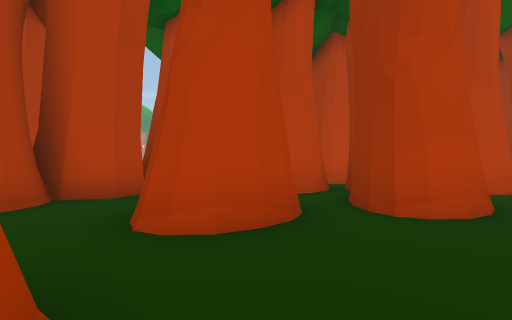
view 1 (above)

24 first-person views from a walk through a Unity game level. The camera is 1.4 m above the floor, looks level and sees 90° across. The floor is counted in squares, 2 m on a side. Each view is taken from the middle of a square. On the plan, view 1 faces up. The plan holds only what a view shows up to about 9 squares ahead; the rest is blank. The place goes on beyond the plan. Some surface patterns are stand-ins.

view 2
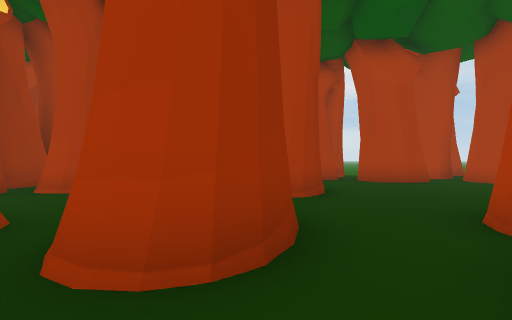

view 3
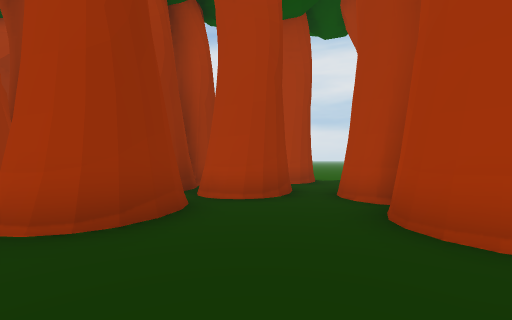

view 4
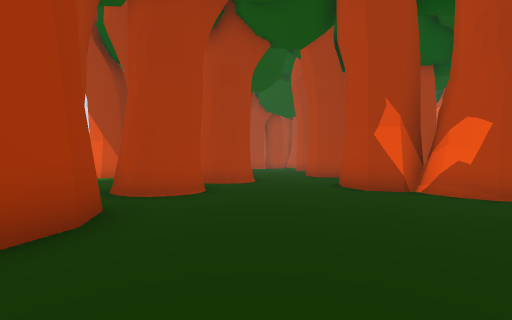

view 5
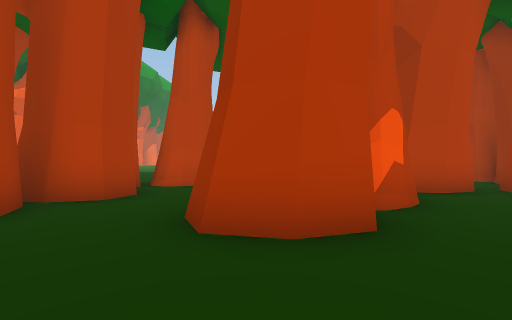

view 6
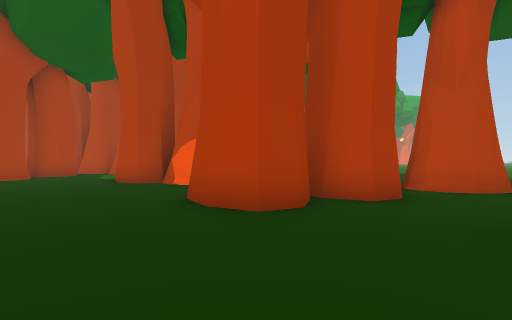

view 7
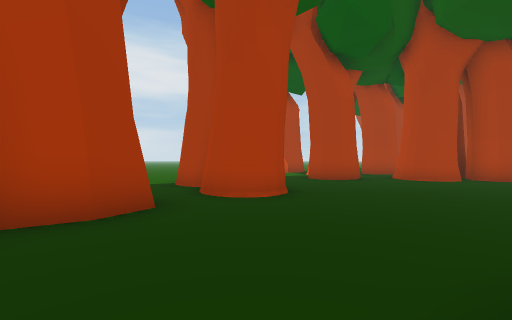

view 8
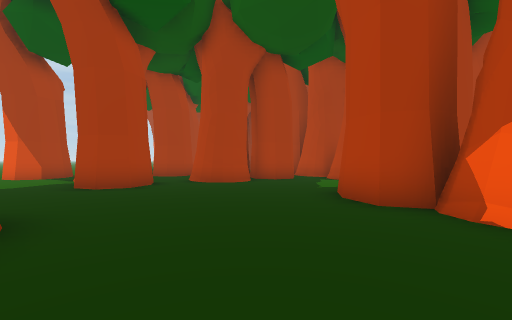

view 9
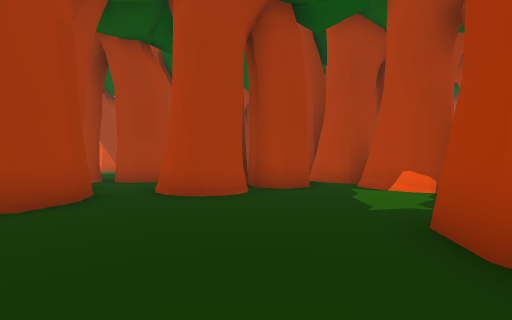

view 10
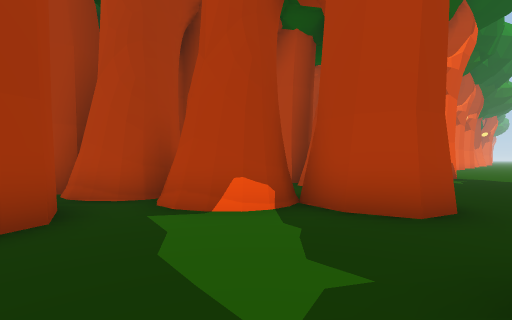

view 11
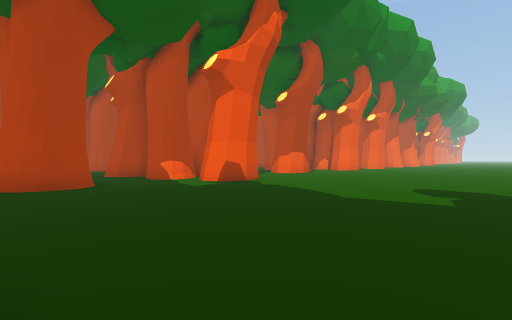

view 12
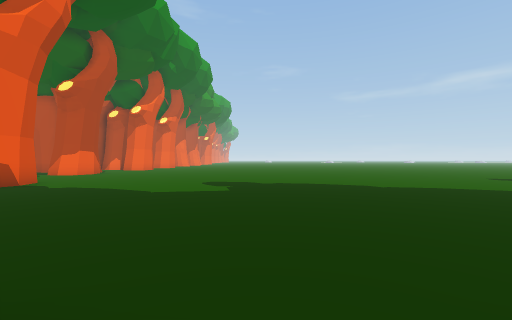

view 13
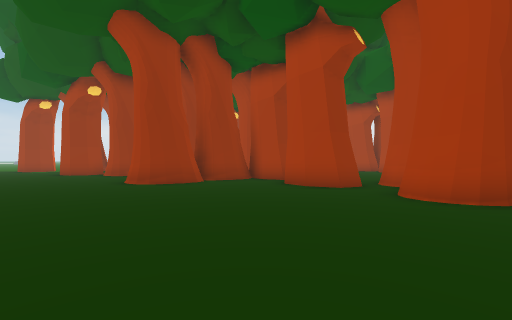

view 14
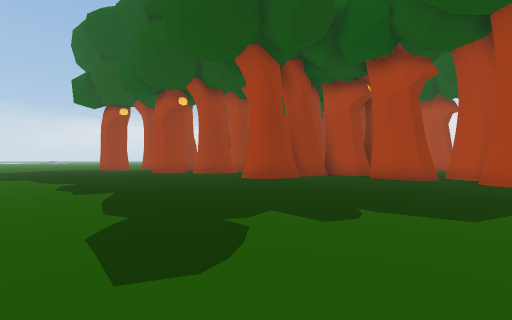

view 15
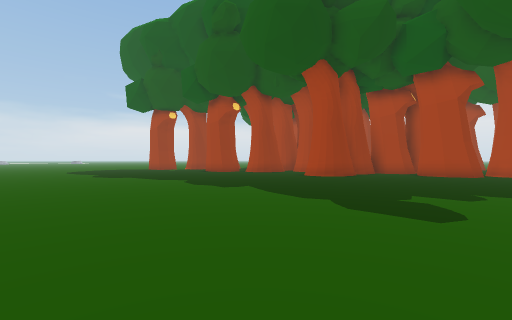

view 16
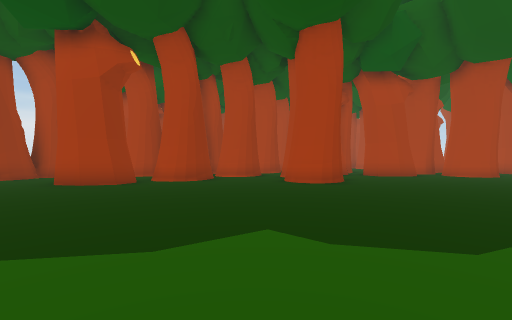

view 17
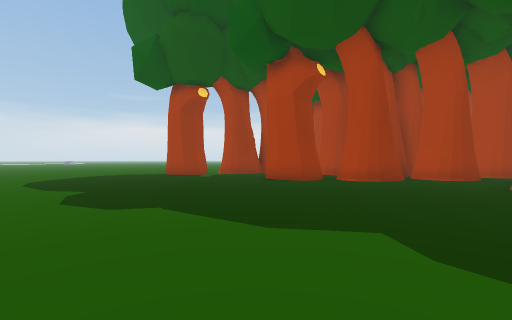

view 18
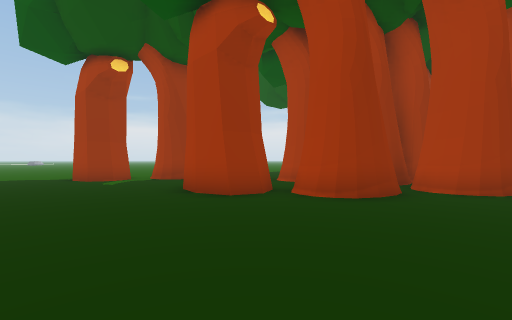

view 19
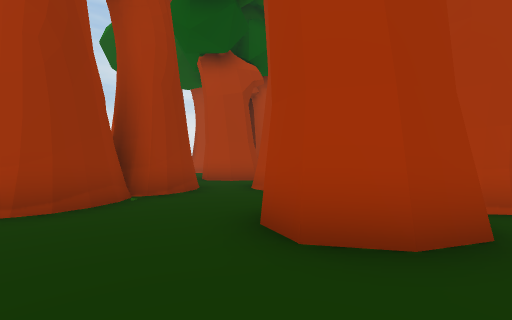

view 20
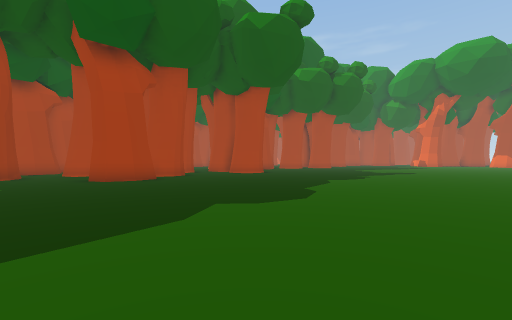

view 21
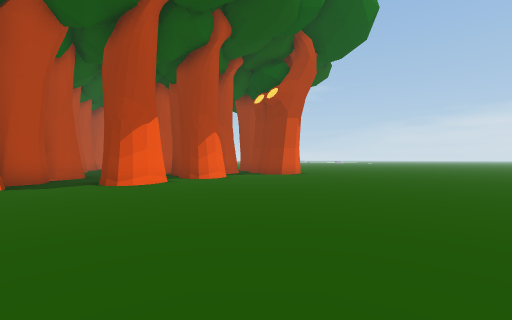

view 22
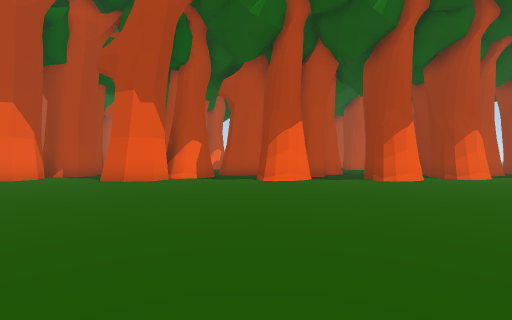

view 23
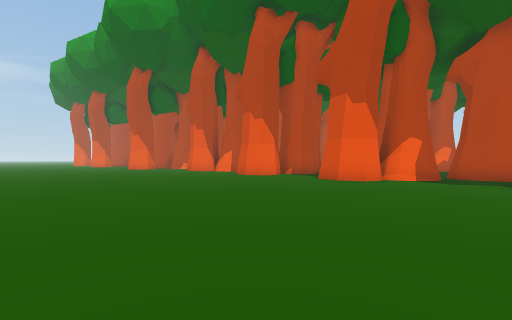

view 24
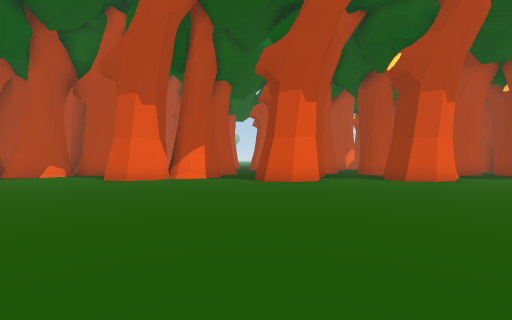

### Floor plan
Key: @ floor where view 1 was taken; # wall or solid block; x gap in a wall; . floor; T tree.
Columns run from 29 left of view 1 to 8 right of it. Each row starts with its distance up from view 1.
 20             ..       .................
 19            ...       .................
 18           ....       .................
 17          .....      ..................
 16       ................................
 15       #...............................
 14       #...............................
 13      TT...............................
 12      .................................
 11    ............... ...............#...
 10    ..............  ........T.....T ...
  9   T###...........T .......TTT..##. ...
  8    #TT..........TTT.T......T...TT....T
  7     T T .  T .T TT.T#.T#..T TTTTT TT.T
  6  TT TTT#.  T  T #..TT.T####T.T#TT TT.T
  5   TTT#...  TT  T#.. T#...T#....TT.T...
  4   TTTT..T #TT T#... TT..TT..T#.TT. T#x
  3 T#T......##...T#..T##...T#..T#.T.  T
  2    T#............................
  1    ##......................TT....T
  0      TT..........T......... T@..#TT
 -1     TT........... T........  ..TTTT
 -2   #....#...TTT.## TT T.##..T .#TT TT
 -3  T##.TT ... T..T    T..T#T#T..T
 -4   .TT T... TT. T      T..T##..
 -5      T...  TT.   ..  TT..TT..T T
 -6      ....T#...T #..T##..TT..TTT.T
 -7      #...........................
 -8      # ...........................
 -9         ...........................
-10          ...........................
-11           ...........................
-12            ...........................
-13             ..........................
-14             ..........................
-15             .............

Where each view was taken, in squares from view 1:
view 1: 0 up, 0 right, facing up
view 2: 6 up, 1 left, facing down
view 3: 3 up, 1 right, facing down
view 4: 0 up, 3 left, facing left
view 5: 0 up, 10 left, facing up
view 6: 0 up, 11 left, facing up-left
view 7: 2 up, 13 left, facing down-left
view 8: 1 up, 15 left, facing left
view 9: 1 up, 18 left, facing left
view 10: 2 up, 21 left, facing up-left
view 11: 8 up, 16 left, facing up-left
view 12: 7 up, 16 left, facing up
view 13: 13 up, 10 left, facing down-right
view 14: 17 up, 9 left, facing down-right
view 15: 20 up, 8 left, facing down-right
view 16: 18 up, 0 right, facing down
view 17: 18 up, 1 left, facing down-right
view 18: 14 up, 0 right, facing down-right
view 19: 13 up, 6 right, facing down
view 20: 20 up, 8 right, facing down-left
view 21: 14 down, 3 left, facing up-right
view 22: 15 down, 5 left, facing up
view 23: 15 down, 5 left, facing up-left
view 24: 15 down, 15 left, facing up
